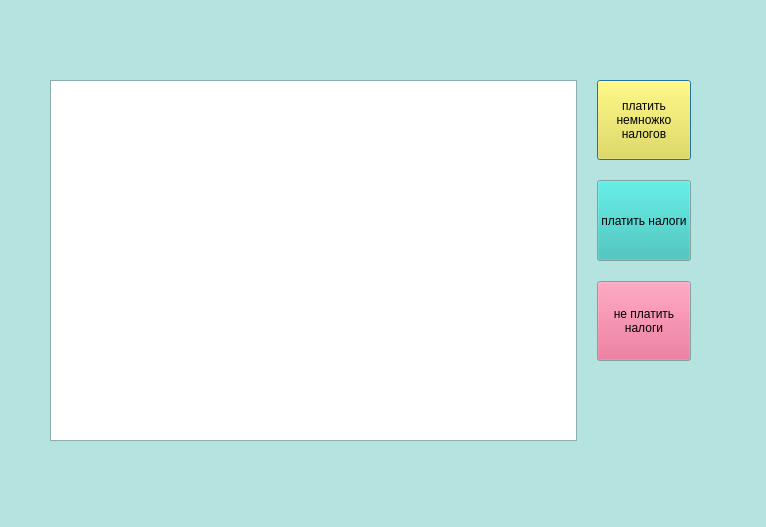
<?xml version="1.0" encoding="UTF-8"?>
<ui version="4.0">
 <class>money</class>
 <widget class="QDialog" name="money">
  <property name="geometry">
   <rect>
    <x>0</x>
    <y>0</y>
    <width>766</width>
    <height>527</height>
   </rect>
  </property>
  <property name="palette">
   <palette>
    <active>
     <colorrole role="Button">
      <brush brushstyle="SolidPattern">
       <color alpha="255">
        <red>244</red>
        <green>224</green>
        <blue>50</blue>
       </color>
      </brush>
     </colorrole>
     <colorrole role="Base">
      <brush brushstyle="SolidPattern">
       <color alpha="255">
        <red>255</red>
        <green>255</green>
        <blue>255</blue>
       </color>
      </brush>
     </colorrole>
     <colorrole role="Window">
      <brush brushstyle="SolidPattern">
       <color alpha="255">
        <red>181</red>
        <green>227</green>
        <blue>224</blue>
       </color>
      </brush>
     </colorrole>
    </active>
    <inactive>
     <colorrole role="Button">
      <brush brushstyle="SolidPattern">
       <color alpha="255">
        <red>244</red>
        <green>224</green>
        <blue>50</blue>
       </color>
      </brush>
     </colorrole>
     <colorrole role="Base">
      <brush brushstyle="SolidPattern">
       <color alpha="255">
        <red>255</red>
        <green>255</green>
        <blue>255</blue>
       </color>
      </brush>
     </colorrole>
     <colorrole role="Window">
      <brush brushstyle="SolidPattern">
       <color alpha="255">
        <red>181</red>
        <green>227</green>
        <blue>224</blue>
       </color>
      </brush>
     </colorrole>
    </inactive>
    <disabled>
     <colorrole role="Button">
      <brush brushstyle="SolidPattern">
       <color alpha="255">
        <red>244</red>
        <green>224</green>
        <blue>50</blue>
       </color>
      </brush>
     </colorrole>
     <colorrole role="Base">
      <brush brushstyle="SolidPattern">
       <color alpha="255">
        <red>181</red>
        <green>227</green>
        <blue>224</blue>
       </color>
      </brush>
     </colorrole>
     <colorrole role="Window">
      <brush brushstyle="SolidPattern">
       <color alpha="255">
        <red>181</red>
        <green>227</green>
        <blue>224</blue>
       </color>
      </brush>
     </colorrole>
    </disabled>
   </palette>
  </property>
  <property name="windowTitle">
   <string>Dialog</string>
  </property>
  <widget class="QWidget" name="layoutWidget">
   <property name="geometry">
    <rect>
     <x>30</x>
     <y>60</y>
     <width>681</width>
     <height>401</height>
    </rect>
   </property>
   <layout class="QHBoxLayout" name="horizontalLayout">
    <property name="spacing">
     <number>20</number>
    </property>
    <property name="leftMargin">
     <number>20</number>
    </property>
    <property name="topMargin">
     <number>20</number>
    </property>
    <property name="rightMargin">
     <number>20</number>
    </property>
    <property name="bottomMargin">
     <number>20</number>
    </property>
    <item>
     <widget class="QTableView" name="tableView"/>
    </item>
    <item>
     <layout class="QVBoxLayout" name="verticalLayout">
      <item>
       <widget class="QPushButton" name="pushButton_3">
        <property name="sizePolicy">
         <sizepolicy hsizetype="Minimum" vsizetype="Expanding">
          <horstretch>0</horstretch>
          <verstretch>0</verstretch>
         </sizepolicy>
        </property>
        <property name="text">
         <string>платить
немножко
налогов</string>
        </property>
       </widget>
      </item>
      <item>
       <widget class="QPushButton" name="pushButton">
        <property name="sizePolicy">
         <sizepolicy hsizetype="Minimum" vsizetype="Expanding">
          <horstretch>0</horstretch>
          <verstretch>0</verstretch>
         </sizepolicy>
        </property>
        <property name="palette">
         <palette>
          <active>
           <colorrole role="Button">
            <brush brushstyle="SolidPattern">
             <color alpha="255">
              <red>45</red>
              <green>188</green>
              <blue>183</blue>
             </color>
            </brush>
           </colorrole>
          </active>
          <inactive>
           <colorrole role="Button">
            <brush brushstyle="SolidPattern">
             <color alpha="255">
              <red>45</red>
              <green>188</green>
              <blue>183</blue>
             </color>
            </brush>
           </colorrole>
          </inactive>
          <disabled>
           <colorrole role="Button">
            <brush brushstyle="SolidPattern">
             <color alpha="255">
              <red>45</red>
              <green>188</green>
              <blue>183</blue>
             </color>
            </brush>
           </colorrole>
          </disabled>
         </palette>
        </property>
        <property name="text">
         <string>платить налоги</string>
        </property>
       </widget>
      </item>
      <item>
       <widget class="QPushButton" name="pushButton_2">
        <property name="sizePolicy">
         <sizepolicy hsizetype="Minimum" vsizetype="Expanding">
          <horstretch>0</horstretch>
          <verstretch>0</verstretch>
         </sizepolicy>
        </property>
        <property name="palette">
         <palette>
          <active>
           <colorrole role="Button">
            <brush brushstyle="SolidPattern">
             <color alpha="255">
              <red>227</red>
              <green>89</green>
              <blue>132</blue>
             </color>
            </brush>
           </colorrole>
          </active>
          <inactive>
           <colorrole role="Button">
            <brush brushstyle="SolidPattern">
             <color alpha="255">
              <red>227</red>
              <green>89</green>
              <blue>132</blue>
             </color>
            </brush>
           </colorrole>
          </inactive>
          <disabled>
           <colorrole role="Button">
            <brush brushstyle="SolidPattern">
             <color alpha="255">
              <red>227</red>
              <green>89</green>
              <blue>132</blue>
             </color>
            </brush>
           </colorrole>
          </disabled>
         </palette>
        </property>
        <property name="layoutDirection">
         <enum>Qt::LeftToRight</enum>
        </property>
        <property name="text">
         <string>не платить
налоги</string>
        </property>
       </widget>
      </item>
      <item>
       <spacer name="verticalSpacer">
        <property name="orientation">
         <enum>Qt::Vertical</enum>
        </property>
        <property name="sizeHint" stdset="0">
         <size>
          <width>20</width>
          <height>40</height>
         </size>
        </property>
       </spacer>
      </item>
     </layout>
    </item>
   </layout>
  </widget>
 </widget>
 <resources/>
 <connections/>
</ui>
